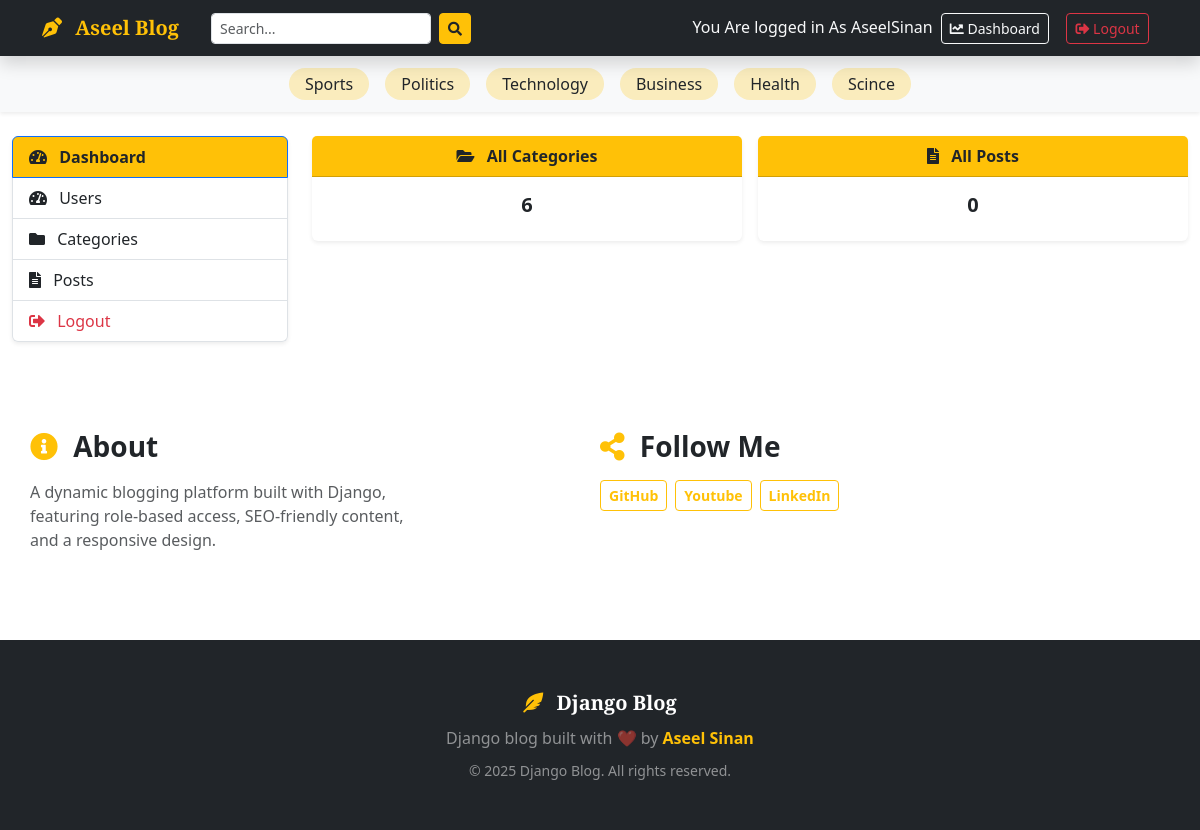
The app's page /dashboard/ (signed in) with its own data.
### Blogs/models.py (models this page shows, shortened)
class Catagory(models.Model):
    catagory_name=models.CharField(max_length=50,unique=True)
    created_at =models.DateTimeField(auto_now_add=True)
    updated_at =models.DateTimeField(auto_now=True)
    class Meta:
        verbose_name_plural='catagories'

class About(models.Model):
    about_heading=models.CharField( max_length=25)
    about_description =models.TextField(max_length=255)
    created_at =models.DateTimeField(auto_now_add=True)
    updated_at =models.DateTimeField(auto_now=True)
    class Meta:
        verbose_name_plural='About'

class SocialMediaLinks(models.Model):
    platform=models.CharField( max_length=26)
    link=models.URLField(max_length=100)
    created_at =models.DateTimeField(auto_now_add=True)
    updated_at =models.DateTimeField(auto_now=True)

### Dashboards/views.py (the view)
# urls.py: path('dashboard/', include('Dashboards.urls'),name='dashboard'),
@login_required(login_url='login')
def dashboard(request):
    catagories_count=models.Catagory.objects.all().count
    bosts_count=models.Blog.objects.all().count
    context ={"catagories_count":catagories_count,
              "bosts_count":bosts_count}
    return render(request,'Dashboard/dashboard.html',context)

### Blogs/context_processors.py (called while the page is built)
def get_catagories(request):
    catagories=models.Catagory.objects.all()
    return dict(catagories=catagories)

def socialMedia(request):
    socialMedia=models.SocialMediaLinks.objects.all()
    return dict(socialMedia=socialMedia)

def aboutUs(request):
    try:
        about=models.About.objects.get()
    except:
        about=None
    return dict(about=about)

### BlogApp/templates/Dashboard/dashboard.html
{% extends 'base.html' %} {% block content %}
<div class="container-fluid" style="max-width: 1200px;margin: auto;">
  <div class="row">
    {%include 'Dashboard/sidebar.html'%}
    <div class="col-12 col-md-9">
      <div class="row g-3">
        <div class="col-12 col-md-6">
          <div class="card shadow-sm border-0">
            <div class="card-header bg-warning text-dark fw-bold text-center">
              <i class="fas fa-folder-open me-2"></i> All Categories
            </div>
            <div class="card-body text-center">
              <h5 class="card-title fw-bold">{{catagories_count}}</h5>
            </div>
          </div>
        </div>
        <div class="col-12 col-md-6">
          <div class="card shadow-sm border-0">
            <div class="card-header bg-warning text-dark fw-bold text-center">
              <i class="fas fa-file-alt me-2"></i> All Posts
            </div>
            <div class="card-body text-center">
              <h5 class="card-title fw-bold">{{bosts_count}}</h5>
            </div>
          </div>
        </div>
      </div>
    </div>
  </div>
</div>
{% endblock %}

### BlogApp/templates/base.html (shortened to what this page needs)
{% load static %}
<!doctype html>
<html lang="en">
  <head>
    <link
      href="https://cdn.jsdelivr.net/npm/bootstrap@5.3.2/dist/css/bootstrap.min.css"
      rel="stylesheet"
    />
    <link
      rel="stylesheet"
      href="https://cdnjs.cloudflare.com/ajax/libs/font-awesome/5.15.4/css/all.min.css"
    />
  </head>
  <body>
    <nav
      class="navbar navbar-expand-lg navbar-dark bg-dark sticky-top shadow main-navbar"
    >
      <div class="container">
        <a class="navbar-brand fw-bold text-warning" href="/">
          <i class="fas fa-pen-nib me-2"></i>
          <span style="font-family: &quot;Playfair Display&quot;, serif"
            >Aseel Blog</span
          >
        </a>
        <div class="collapse navbar-collapse" id="mainNavbar">
          <form
            class="d-flex mx-lg-3 my-2 my-lg-0"
            method="get"
            action="{% url 'search' %}"
          >
            <input
              class="form-control form-control-sm me-2"
              type="search"
              name="keyword"
              placeholder="Search..."
              aria-label="Search"
            />
            <button class="btn btn-warning btn-sm text-dark" type="submit">
              <i class="fas fa-search"></i>
            </button>
          </form>
          <div class="ms-auto">
            {%if not user.is_authenticated%}
            <a
              class="btn btn-outline-warning btn-sm mx-1"
              href="{%url 'login'%}"
            >
              <i class="fas fa-sign-in-alt me-1"></i> Login
            </a>
            <a
              class="btn btn-outline-light btn-sm mx-1"
              href="{%url 'register' %}"
            >
              <i class="fas fa-user-plus me-1"></i> Register
            </a>
            {% else %}
            <span class="text-light">You Are logged in As {{user}} </span>
             <a
              class="btn btn-outline-light btn-sm mx-1"
              href="{%url 'dashboard' %}"
            >
              <i class="fas fa-chart-line"></i> Dashboard </a
            >&emsp13;
            <a
              class="btn btn-outline-danger btn-sm mx-1"
              href="{%url 'logout' %}"
            >
              <i class="fas fa-sign-out-alt"></i> Logout </a
            >&emsp13;
            {%endif%}
          </div>
        </div>
      </div>
    </nav>
    <div class="category-bar shadow-sm bg-light py-2">
      <div class="container">
        <div class="cat-scroll d-flex justify-content-center flex-wrap">
          {% for catagory in catagories %}
          <a
            href="{% url 'posts_by_catagory' catagory.id %}"
            class="my-1 mx-2 px-3 py-1 text-dark text-decoration-none rounded-pill bg-warning bg-opacity-25"
            style="transition: all 0.3s ease"
          >
            {{ catagory.catagory_name }}
          </a>
          {% endfor %}
        </div>
      </div>
    </div>
    <main class="py-4">{% block content %}{% endblock %}</main>
    <div class="container py-5">
      <div class="row gy-4">
        <div class="card-body col-12 col-md-6" >
          <h3 class="fw-bold mb-3">
            <i class="fas fa-info-circle text-warning me-2"></i>
            {{about.about_heading}}
          </h3>
          <p class="text-muted" style='max-width:400px;'>{{ about.about_description }}</p>
        </div>
        <div class="card-body  col-12 col-md-6">
          <h3 class="fw-bold mb-3">
            <i class="fas fa-share-alt text-warning me-2"></i> Follow Me
          </h3>
          <div class="d-flex flex-wrap gap-2">
            {% for account in socialMedia %}
            <a
              href="{{ account.link }}"
              class="btn btn-outline-warning btn-sm fw-bold"
            >
              {{ account.platform }}
            </a>
            {% endfor %}
          </div>
        </div>
      </div>
    </div>
    <footer class="site-footer bg-dark text-white py-5 mt-4">
      <div class="container text-center">
        <div
          class="mb-2 fw-bold"
          style="
            font-family: &quot;Playfair Display&quot;, serif;
            font-size: 1.25rem;
          "
        >
          <i class="fas fa-feather-alt text-warning me-2"></i> Django Blog
        </div>
        <p class="mb-2 text-white-50">
          Django blog built with ❤️ by
          <a href="https://github.com/aseelsinan" class="text-warning fw-bold text-decoration-none"
            >Aseel Sinan</a
          >
        </p>
        <small class="text-white-50"
          >© 2025 Django Blog. All rights reserved.</small
        >
      </div>
    </footer>
  </body>
</html>

### records on screen
Catagory: catagory_name "Sports"
Catagory: catagory_name "Politics"
Catagory: catagory_name "Technology"
Catagory: catagory_name "Business"
Catagory: catagory_name "Health"
Catagory: catagory_name "Scince"
About: about_heading "About", about_description "A dynamic blogging platform built with Django, featuring role-based access, SEO-friendly content, and a responsive design."
SocialMediaLinks: platform "GitHub"
SocialMediaLinks: platform "Youtube"
SocialMediaLinks: platform "LinkedIn"

### other values on screen
{{ user }} "AseelSinan"
{{ catagories_count }} "6"
{{ bosts_count }} "0"
